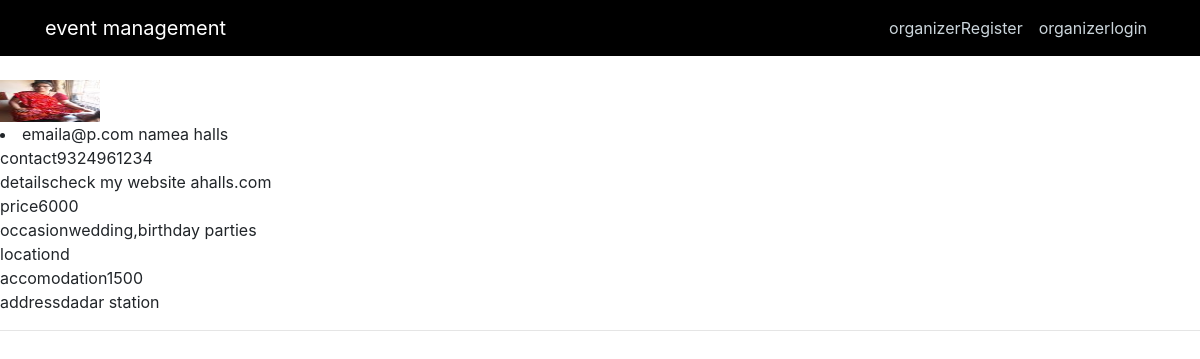
Page /detail/1 on the earlier database version.
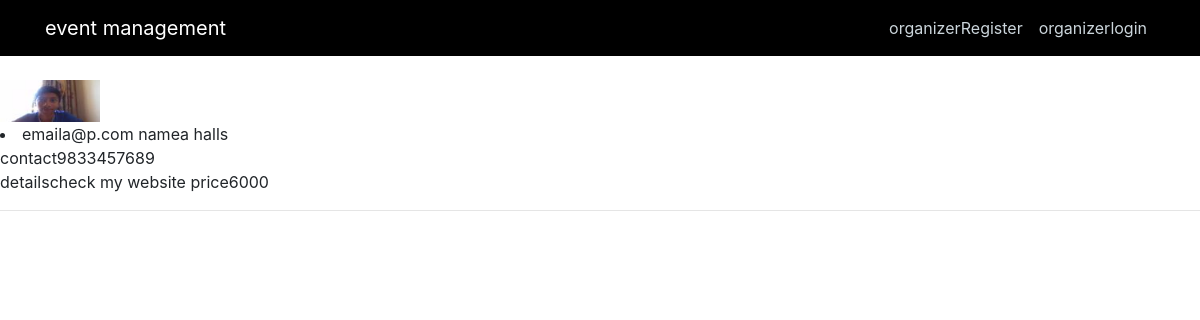
Same page on the later database version.
### models.py (models this page shows, shortened)
class Org(db.Model,UserMixin):
	__tablename__ = "org"
	id = db.Column(db.Integer, primary_key=True)
	name = db.Column(db.String(20), unique=True, nullable=False)
	email = db.Column(db.String(120), unique=True, nullable=False)
	password = db.Column(db.String(60), nullable=False)
	occasion = db.Column(db.String(120))
	location = db.Column(db.String(120))
	price = db.Column(db.Integer,nullable=False)
	address = db.Column(db.String(120))
	contact = db.Column(db.Integer, unique=True,nullable=False)
	requirement=db.Column(db.String(80),nullable=False)
	image_file=db.Column(db.String(20),nullable=False,default='default.jpg')
	details = db.Column(db.String(1000))
	accomodation= db.Column(db.String(120))
	special= db.Column(db.String(120))

### main.py (the view)
@app.route("/detail/<int:org_id>")
def org(org_id):
    org = Org.query.get_or_404(org_id)
    return render_template('fd.html', title='full details', org=org)

### templates/fd.html (shortened to what this page needs)
<!DOCTYPE html>
<html>
<head>
    <link rel="stylesheet" href="https://maxcdn.bootstrapcdn.com/bootstrap/4.0.0/css/bootstrap.min.css">
    <link rel="stylesheet" type="text/css" href="{{ url_for('static', filename='main.css') }}">
</head>
<body class="bg">
    <header class="site-header">
      <nav class="navbar navbar-expand-md navbar-dark bg-steel fixed-top">
        <div class="container">
          <a class="navbar-brand mr-4" href="/home">event management</a>
            <div class="navbar-nav">
              {% if current_user.is_authenticated %}
                <a class="nav-item nav-link" href="{{ url_for('account') }}">account</a>
                <a class="nav-item nav-link" href="{{ url_for('logout') }}">Logout</a>
             {% else %}
              <a class="nav-item nav-link" href="{{ url_for('register') }}">organizerRegister</a>
               <a class="nav-item nav-link" href="{{ url_for('login') }}">organizerlogin</a>
             {% endif %}
            </div>
        </div>
      </nav>
    </header>
    <br>
    <br>
    <br>
              <div>
                <img src="{{ url_for('static', filename='profile_pics/' + org.image_file) }}" width="100px" height="42px">
              </div>
            {% if org.requirement == 'h' %}
               <li>  email{{ org.email }}
                     name{{ org.name }}<br>
                     contact{{ org.contact }}<br>
                     details{{org.details}}<br>
                     price{{org.price}}<br>
                     occasion{{org.occasion}}<br>
                     location{{org.location}}<br>
                     accomodation{{org.accomodation}}<br>
                     address{{org.address}}
                             </li>
            {% endif %}
            {% if org.requirement == 'c' %}
               <li>  email{{ org.email }}
                     name{{ org.name }}<br>
                     contact{{ org.contact }}<br>
                     details{{org.details}}
                     price{{org.price}}
               </li>
            {% endif %}
      <hr>
</body>
</html>

Differences in the rows shown:
changed Org "a@p.com": image_file: a different picture; requirement "h" → "c" (drawn); contact "9324961234" → "9833457689"; details "check my website ahalls.com" → "check my website"; occasion "wedding,birthday parties" → (not shown); location "d" → (not shown); accomodation "1500" → (not shown); address "dadar station" → (not shown)
Other differences:
text no longer shown: "occasion location accomodation address"
